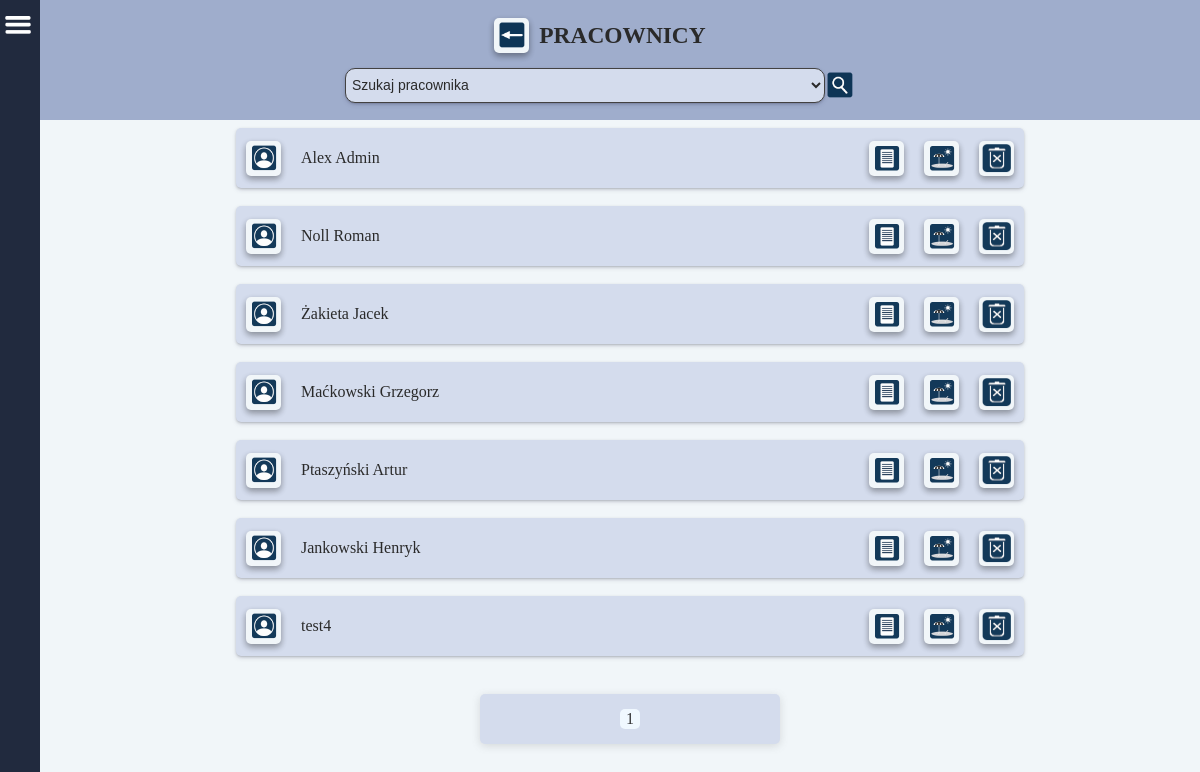
Page /users/all_users/ (signed in) on the earlier database version.
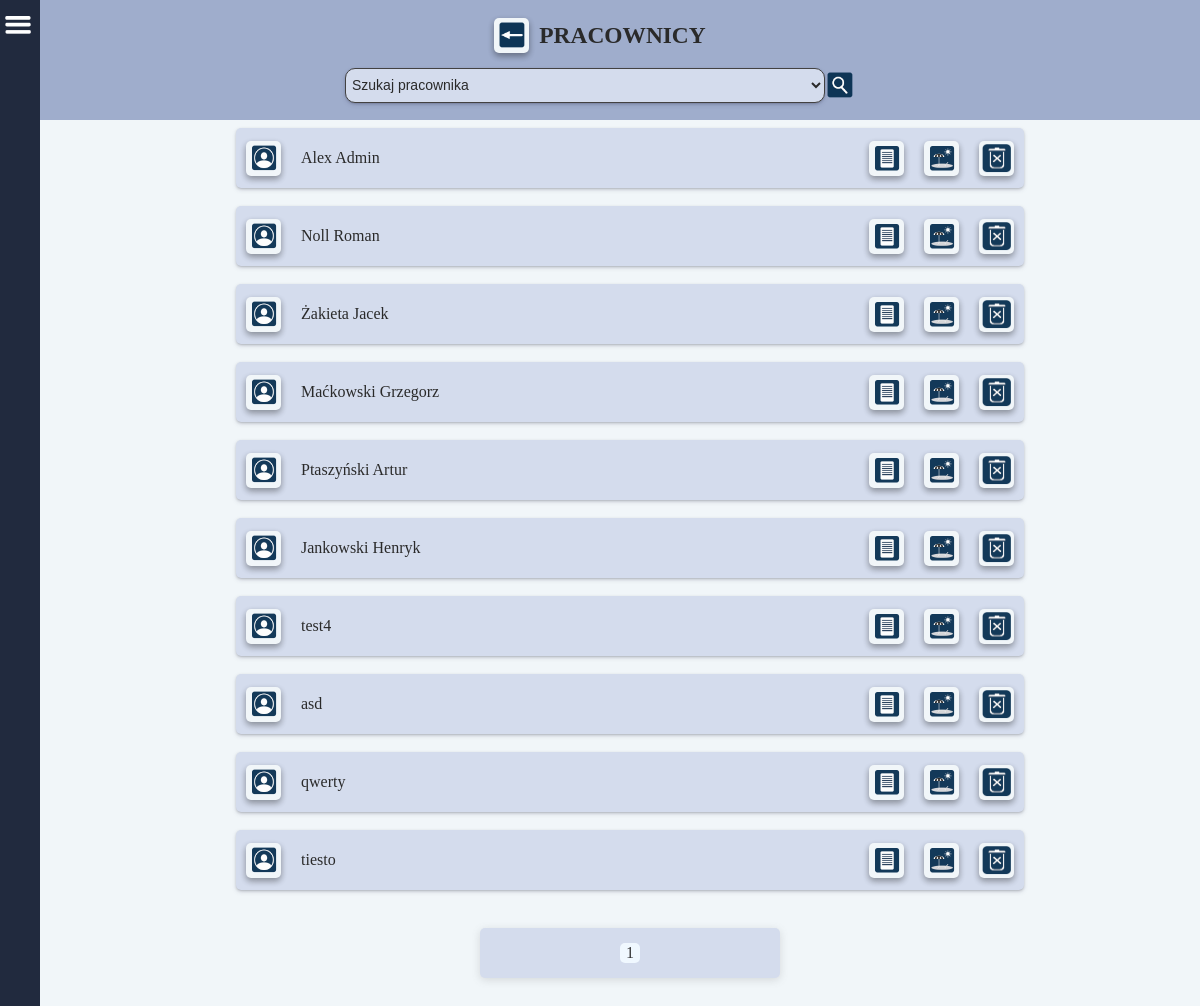
Same page on the later database version.
### users/models.py (models this page shows, shortened)
class CustomUser(AbstractBaseUser, PermissionsMixin):
    acceptation = models.BooleanField(
        _('Zatwierdź'),
        default=False,
    )
    username = models.CharField(
        _('Użytkownik'),
        null=True,
        max_length= 255,
        )
    email = models.EmailField(_("email"), unique=True)
    fp_token = models.CharField(
        null=True,
        max_length=192,
        unique=True,
    )
    token_expiration = models.DateTimeField(
        _('Czas życia tokena'),
        null=True,
        blank=True,
    )
    ip_address = models.JSONField(
        null=True,
    )
    birthday = models.CharField(
        _('Data urodzenia'),
        null=True,
        max_length= 55,
        )
    birthplace = models.CharField(
        _('Miejsce urodzenia'),
        null=True,
        max_length= 255,
        )
    workplace = models.CharField(
        _('Miejsce pracy'),
        null=True,
        max_length= 255,
        )
    religion = models.CharField(
        _('Religia'),
        null=True,
        max_length= 255,
        )
    insurance_number = models.CharField(
        _('Numer ubezpieczenia'),
        null=True,
        max_length= 255,
        )
    tax_number = models.CharField(
        _('Numer podatkowy'),
        null=True,
        max_length= 255,
        )
    adress_pl = models.CharField(
        _('Adres w Polsce'),
        null=True,
        max_length= 255,
        )
    adress_de = models.CharField(
        _('Adres w Niemczech'),
        null=True,
        max_length= 255,
        )
    profession = models.CharField(
        _('Zawód'),
        null=True,
        max_length= 255,
        )
    position = models.CharField(
        _('Stanowisko (pracuje w)'),
        null=True,
        max_length= 255,
        )
    internal_tax_number = models.CharField(
        _('Wewnętrzny numer podatkowy'),
        null=True,
        max_length= 255,
        )
    nfz_name = models.CharField(
        _('NFZ - nazwa'),
        null=True,
        max_length= 255,
        )
    nfz_adress = models.CharField(
        _('NFZ - adres'),
        null=True,
        max_length= 255,
        )
    phone_number = models.CharField(
        _('Telefon'),
        null=True,
        max_length= 255,
        )
    bank = models.CharField(
        _('Nazwa banku'),
        null=True,
        max_length= 255,
        )
    bic_swift = models.CharField(
        _('BIC/SWIFT'),
        null=True,
        max_length= 255,
        )
    bank_account = models.CharField(
        _('Konto i właściciel'),
        null=True,
        max_length= 255,
        )
    health_insurance_de = models.CharField(
        _('Ubezpieczenie w Niemczech'),
        null=True,
        max_length= 255,
        )
    health_insurance_de_number = models.CharField(
        _('KK VersNr'),
        null=True,
        max_length= 255,
        )
    shoe_size = models.CharField(
        _('Rozmiar buta'),
        null=True,
        max_length= 255,
        )
    growth = models.CharField(
        _('Wzrost'),
        null=True,
        max_length= 255,
        )
    work_clothes = models.CharField(
        _('Ubranie robocze'),
        null=True,
        max_length= 255,
        )
    rights = models.CharField(
        _('Uprawnienia'),
        null=True,
        max_length= 255,
        )
    payment = models.FloatField(
        _('Stawka za godzinę'),
        default=0
    )
    vacations_days_quantity = models.IntegerField(
        _('Ilość przysługujących dni urlopu'),
        default=0,
    )
    vacations_days_quantity_de = models.IntegerField(
        _('Ilość przysługujących dni urlopu'),
        default=0,
    )
    vacacions_on_demand = models.IntegerField(
        _('Ilość dni urlopu na żądanie'),
        default=4,
    )
    cares_vacations = models.IntegerField(
        _('Ilość dni urlopu opiekuńczego'),
        default=5,
    )
    force_majeure_vacations = models.IntegerField(
        _('Ilość godzin urlopu z powodu siły wyższej'),
        default=16,
    )
    compassionate_vacations = models.IntegerField(
        _('Ilość dni urlopu okolicznościowego'),
        default=2,
    )
    last_year_vacations_days_quantity = models.IntegerField(
        _('Ilość przysługujących dni urlopu za zeszły rok'),
        default=0,
    )
    last_year_vacations_days_quantity_de = models.IntegerField(
        _('Ilość przysługujących dni urlopu za zeszły rok'),
        default=0,
    )
    days_to_use_in_current_year = models.IntegerField(
        _('Do użycia w bieżącym roku'),
        default=0,
    )
    days_to_use_in_current_year_de = models.IntegerField(
        _('Do użycia w bieżącym roku'),
        default=0,
    )
    is_staff = models.BooleanField(default=False)
    is_active = models.BooleanField(default=True)
    date_joined = models.DateTimeField(
        _('Data rejestracji'),
        default=timezone.now,
        )
    USERNAME_FIELD = "email"
    EMAIL_FIELD = "email"
    REQUIRED_FIELDS = []
    objects = CustomUserManager()

### users/views.py (the view)
# urls.py: path('all_users/', AllUsers, name='all_users'),
def AllUsers(request):
    users = CustomUser.objects.all()
    users_list = CustomUser.objects.values_list('username', flat=True)
    paginator = Paginator(users, 10)
    page_number = request.GET.get('page')
    users = paginator.get_page(page_number)
    if request.method == 'POST':
        select = request.POST.get('user')
        if select == 'Wszyscy pracownicy':
            users = CustomUser.objects.all()
        else:
            users = CustomUser.objects.filter(username=select)
    context = {
        'users': users,
        'users_list': users_list,
    }
    return render(request, 'all_users.html', context)

### main/templatetags/vacation_requests.py (called while the page is built)
@register.simple_tag
def request_quantity():
    reqs = VacationRequest.objects.filter(
        v_request__consideration=True
    ).order_by(
        '-v_request__id'
    ).select_related('v_request')
    return reqs.count()

### users/templates/all_users.html (shortened to what this page needs)
{% extends 'base.html' %}
{% load static %}
    {% block content %}
        <div class="page-container">
            <div class="title">
                <div class="back">
                    <a class="label_img" href="{% url 'work_objects' %}">
                        <img src="{% static 'images/back.png' %}" width="30" height="30">
                    </a>
                    <h3>PRACOWNICY</h3>
                </div>
                <form method="POST" class="search_form" id="users">
                    <select name="user" class="search" onchange="submitFormUsers()">
                        <option disabled selected hidden>Szukaj pracownika</option>
                    </select>
                    <input type="image" src="{% static 'images/search.png' %}" width="30" height="30">
                </form>
            </div>
            <div class="wo_container">
                {% for user in users %}
                <div class="label">
                    <div class="row_cont_in_label">
                        <a class="label_img" href="{% url 'user' user.pk %}">
                            <img src="{% static 'images/profil.png' %}" width="30" height="30">
                        </a>
                        {{ user.username }}
                        <br>
                    </div>
                    <div class="row_cont_in_label">
                        <a class="label_img" href="{% url 'user_raport' user.pk %}">
                            <img src="{% static 'images/raports.png' %}" width="30" height="30">
                        </a>
                        <a class="label_img" href="{% url 'vacations' user.pk %}">
                            <img src="{% static 'images/vacations.png' %}" width="30" height="30">
                        </a>
                        <a class="label_img" href="{% url 'deleteQuestion' user.pk %}">
                          <img src="{% static 'images/delete.png' %}" width="30" height="30">
                        </a>
                    </div>
                </div>
                    <br>
                {% endfor %}
                <div class="pagination">
                    <span class="step-links">
                          <span class="current-page"><p>{{ users.number }}</p></span>
                    </span>
                </div>
            </div>
        </div>
    {% endblock %}

Differences in the rows shown:
added CustomUser: username "asd"
added CustomUser: username "qwerty"
added CustomUser: username "tiesto"
